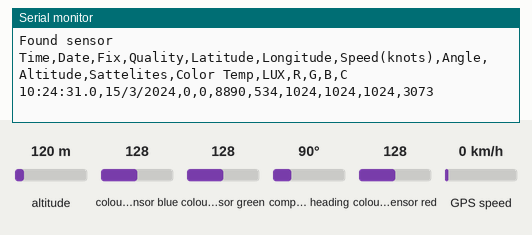
This sketch was run on a simulated Arduino Uno, built with avr-gcc and run on an emulated ATmega328P. Shown: the last lines printed to the serial monitor. Inputs (shaded band) come from the test bench; at power-on: altitude 120 m, colour sensor blue 128, colour sensor green 128, compass heading 90°, colour sensor red 128, GPS speed 0 km/h. The GPS gets a fix after 3 s at 37.7749, -122.4194 with 8 satellites.

Above: at 2.2 s.
2.3 s: altitude set to 20 m
At 5.2 s:
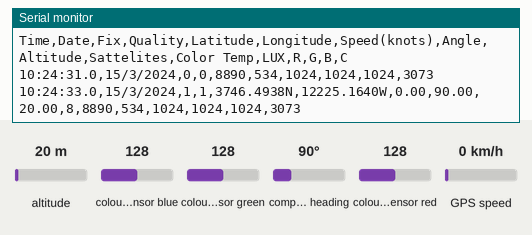
7.5 s: colour sensor blue set to 5
At 8.8 s:
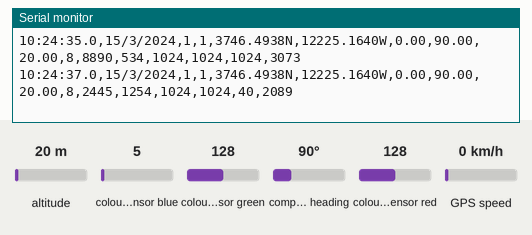
9.0 s: colour sensor green set to 5
At 10.4 s:
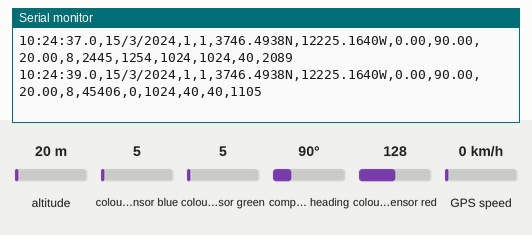
10.5 s: compass heading set to 7°
12.0 s: colour sensor red set to 5
At 12.6 s:
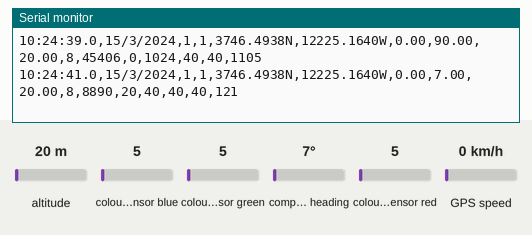
Timing chart, 0 to 14.5 s (numbered marks = the images above; inputs shaded):
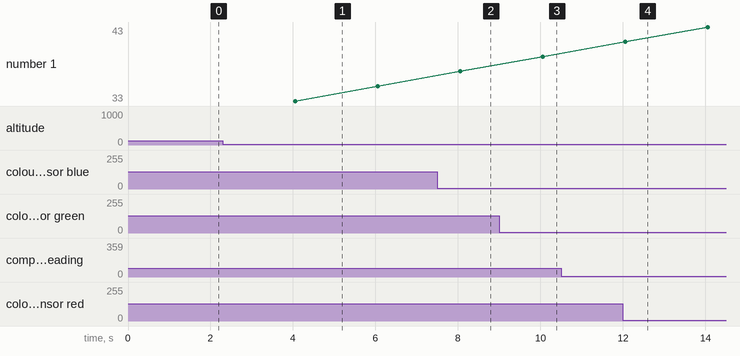

Measured:
- after the input at 2.3 s, the serial monitor: prints a new line after 1.8 s (image 1)
- after the input at 7.5 s, the serial monitor: prints a new line after 0.56 s (image 2)
- after the input at 9.0 s, the serial monitor: prints a new line after 1.1 s (image 3)
- after the input at 12.0 s, the serial monitor: prints a new line after 0.06 s (image 4)

The sketch:

color_gps_parsing_test.ino
```cpp
#include <Adafruit_GPS.h>
#include <SoftwareSerial.h>
#include <Wire.h>
#include "Adafruit_TCS34725.h"


//ARDUINO UNO
SoftwareSerial mySerial(8, 7);


//HardwareSerial mySerial = Serial1;


Adafruit_GPS GPS(&mySerial);

// Set GPSECHO to 'false' to turn off echoing the GPS data to the Serial console
// Set to 'true' if you want to debug and listen to the raw GPS sentences.
#define GPSECHO  false

// this keeps track of whether we're using the interrupt
// off by default!
boolean usingInterrupt = false;
void useInterrupt(boolean); // Func prototype keeps Arduino 0023 happy

Adafruit_TCS34725 tcs = Adafruit_TCS34725(TCS34725_INTEGRATIONTIME_700MS, TCS34725_GAIN_1X);


void setup()
{
  // connect at 115200 so we can read the GPS fast enough and echo without dropping chars
  // also spit it out
  Serial.begin(115200);


   //Color Sensor - Test Disabled
  if (tcs.begin()) {
    Serial.println("Found sensor");
  } else {
    Serial.println("No TCS34725 found ... check your connections");
    while (1);
  }

  tcs.setInterrupt(true);


  Serial.println("Time,Date,Fix,Quality,Latitude,Longitude,Speed(knots),Angle,Altitude,Sattelites,Color Temp,LUX,R,G,B,C");

  // 9600 NMEA is the default baud rate for Adafruit MTK GPS's- some use 4800
  GPS.begin(9600);

  // uncomment this line to turn on RMC (recommended minimum) and GGA (fix data) including altitude
  GPS.sendCommand(PMTK_SET_NMEA_OUTPUT_RMCGGA);
  // uncomment this line to turn on only the "minimum recommended" data
  //GPS.sendCommand(PMTK_SET_NMEA_OUTPUT_RMCONLY);
  // For parsing data, we don't suggest using anything but either RMC only or RMC+GGA since
  // the parser doesn't care about other sentences at this time

  // Set the update rate
  GPS.sendCommand(PMTK_SET_NMEA_UPDATE_1HZ);   // 1 Hz update rate
  // For the parsing code to work nicely and have time to sort thru the data, and
  // print it out we don't suggest using anything higher than 1 Hz

  // Request updates on antenna status, comment out to keep quiet
  GPS.sendCommand(PGCMD_ANTENNA);

  // the nice thing about this code is you can have a timer0 interrupt go off
  // every 1 millisecond, and read data from the GPS for you. that makes the
  // loop code a heck of a lot easier!
  useInterrupt(true);

  delay(1000);
}

// Interrupt is called once a millisecond, looks for any new GPS data, and stores it
SIGNAL(TIMER0_COMPA_vect) {
  char c = GPS.read();
  // if you want to debug, this is a good time to do it!
#ifdef UDR0
  if (GPSECHO)
    if (c) UDR0 = c;
    // writing direct to UDR0 is much much faster than Serial.print
    // but only one character can be written at a time.
#endif
}

void useInterrupt(boolean v) {
  if (v) {
    // Timer0 is already used for millis() - we'll just interrupt somewhere
    // in the middle and call the "Compare A" function above
    OCR0A = 0xAF;
    TIMSK0 |= _BV(OCIE0A);
    usingInterrupt = true;
  } else {
    // do not call the interrupt function COMPA anymore
    TIMSK0 &= ~_BV(OCIE0A);
    usingInterrupt = false;
  }
}


uint32_t timer = millis();
void loop()                     // run over and over again
{
    tcs.setInterrupt(true);      // turn on LED
  // in case you are not using the interrupt above, you'll
  // need to 'hand query' the GPS, not suggested :(
  if (! usingInterrupt) {
    // read data from the GPS in the 'main loop'
    char c = GPS.read();
    // if you want to debug, this is a good time to do it!
    if (GPSECHO)
      if (c) Serial.print(c);
  }

  // if a sentence is received, we can check the checksum, parse it...
  if (GPS.newNMEAreceived()) {
    // a tricky thing here is if we print the NMEA sentence, or data
    // we end up not listening and catching other sentences!
    // so be very wary if using OUTPUT_ALLDATA and trytng to print out data
    //Serial.println(GPS.lastNMEA());   // this also sets the newNMEAreceived() flag to false

    if (!GPS.parse(GPS.lastNMEA()))   // this also sets the newNMEAreceived() flag to false
      return;  // we can fail to parse a sentence in which case we should just wait for another
  }

  // if millis() or timer wraps around, we'll just reset it
  if (timer > millis())  timer = millis();

  // approximately every 2 seconds or so, print out the current stats
  if (millis() - timer > 2000) {
    timer = millis(); // reset the timer

    uint16_t r, g, b, c, colorTemp, lux;

    tcs.getRawData(&r, &g, &b, &c);
    colorTemp = tcs.calculateColorTemperature(r, g, b);
    lux = tcs.calculateLux(r, g, b);


    Serial.print("\n");
    Serial.print(GPS.hour, DEC); Serial.print(':');
    Serial.print(GPS.minute, DEC); Serial.print(':');
    Serial.print(GPS.seconds, DEC); Serial.print('.');
    Serial.print(GPS.milliseconds);Serial.print(",");
    Serial.print(GPS.day, DEC); Serial.print('/');
    Serial.print(GPS.month, DEC); Serial.print("/20");
    Serial.print(GPS.year, DEC);Serial.print(",");
    Serial.print((int)GPS.fix);Serial.print(",");
    Serial.print((int)GPS.fixquality);Serial.print(",");
    if (GPS.fix) {
      Serial.print(GPS.latitude, 4); Serial.print(GPS.lat);Serial.print(",");
      Serial.print(GPS.longitude, 4); Serial.print(GPS.lon);Serial.print(",");
      Serial.print(GPS.speed);Serial.print(",");
      Serial.print(GPS.angle);Serial.print(",");
      Serial.print(GPS.altitude);Serial.print(",");
      Serial.print((int)GPS.satellites);Serial.print(",");
    }
    Serial.print(colorTemp, DEC); Serial.print(",");    //Color Temp
    Serial.print(lux, DEC); Serial.print(",");          //Lux
    Serial.print(r, DEC); Serial.print(",");            //R
    Serial.print(g, DEC); Serial.print(",");            //G
    Serial.print(b, DEC); Serial.print(",");            //b
    Serial.print(c, DEC);
  }
}
```
